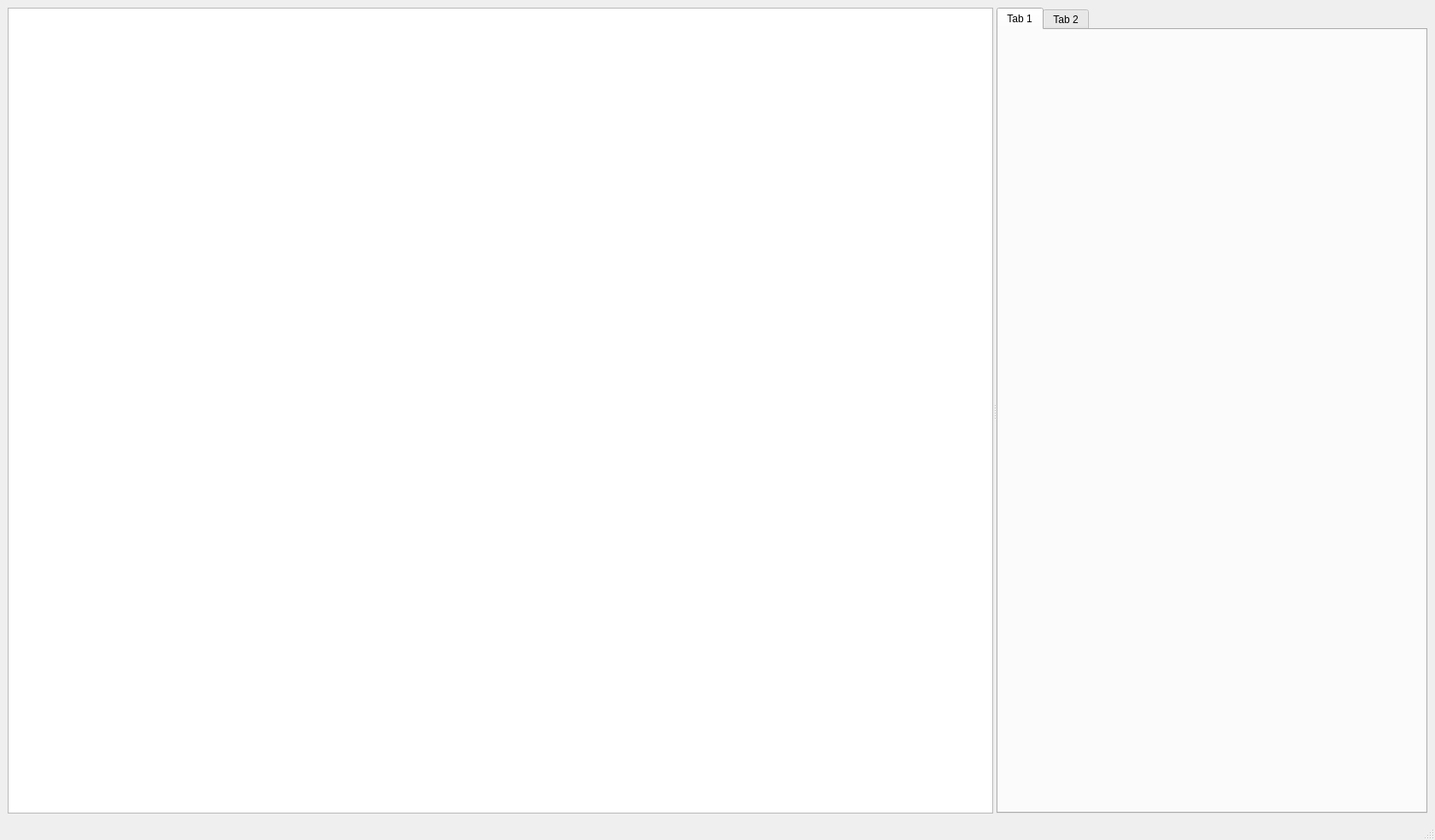
<?xml version="1.0" encoding="UTF-8"?>
<ui version="4.0">
 <class>MainWindow</class>
 <widget class="QMainWindow" name="MainWindow">
  <property name="geometry">
   <rect>
    <x>0</x>
    <y>0</y>
    <width>1679</width>
    <height>983</height>
   </rect>
  </property>
  <property name="windowTitle">
   <string>Api Tester</string>
  </property>
  <widget class="QWidget" name="centralwidget">
   <layout class="QHBoxLayout" name="horizontalLayout">
    <item>
     <widget class="QSplitter" name="splitter">
      <property name="orientation">
       <enum>Qt::Horizontal</enum>
      </property>
      <property name="childrenCollapsible">
       <bool>false</bool>
      </property>
      <widget class="QTreeView" name="collectionsTreeView">
       <property name="sizePolicy">
        <sizepolicy hsizetype="Minimum" vsizetype="Preferred">
         <horstretch>0</horstretch>
         <verstretch>0</verstretch>
        </sizepolicy>
       </property>
       <property name="baseSize">
        <size>
         <width>0</width>
         <height>0</height>
        </size>
       </property>
       <property name="editTriggers">
        <set>QAbstractItemView::NoEditTriggers</set>
       </property>
       <property name="alternatingRowColors">
        <bool>true</bool>
       </property>
       <property name="rootIsDecorated">
        <bool>true</bool>
       </property>
       <property name="headerHidden">
        <bool>true</bool>
       </property>
      </widget>
      <widget class="QTabWidget" name="requestTabWidget">
       <property name="currentIndex">
        <number>0</number>
       </property>
       <widget class="QWidget" name="tab">
        <attribute name="title">
         <string>Tab 1</string>
        </attribute>
       </widget>
       <widget class="QWidget" name="tab_2">
        <attribute name="title">
         <string>Tab 2</string>
        </attribute>
       </widget>
      </widget>
     </widget>
    </item>
   </layout>
  </widget>
  <widget class="QMenuBar" name="menubar">
   <property name="geometry">
    <rect>
     <x>0</x>
     <y>0</y>
     <width>1679</width>
     <height>30</height>
    </rect>
   </property>
  </widget>
  <widget class="QStatusBar" name="statusbar"/>
 </widget>
 <resources/>
 <connections/>
</ui>
